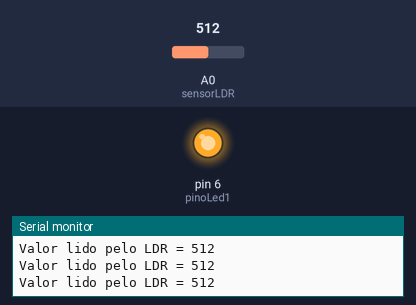
Bench run of a sketch on a simulated Arduino Uno, built with avr-gcc and run on an emulated ATmega328P. Parts: output pins drawn as LEDs (lit = HIGH), the last lines printed to the serial monitor. Inputs (shaded band) come from the test bench; at power-on: A0 (sensorLDR) = 512. Not simulated (calls return 0 or success): arduino_secrets.h.

Above: at 1.2 s.
1.3 s: A0 (sensorLDR) set to 211
2.8 s: A0 (sensorLDR) set to 188
At 3.9 s:
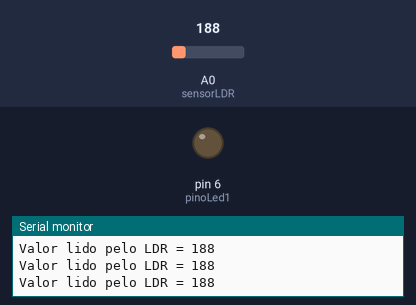
4.3 s: A0 (sensorLDR) set to 210
At 5.3 s:
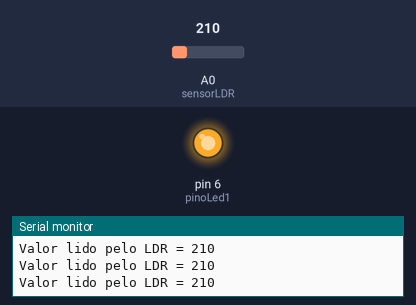
5.8 s: A0 (sensorLDR) set to 190
At 6.7 s:
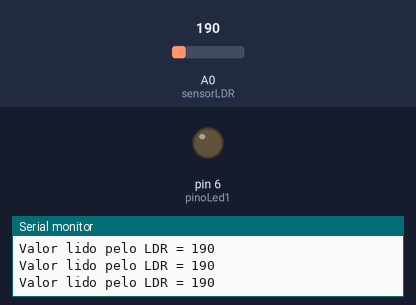
Timing chart, 0 to 8.3 s (numbered marks = the images above; inputs shaded):
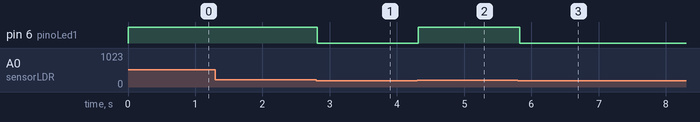

Measured:
- the behaviour switches between 201 and 200 on A0 (sensorLDR) (found by bisection; images 0 and 1)
- after the input at 2.8 s, pin 6 (pinoLed1): HIGH → LOW at once
- after the input at 4.3 s, pin 6 (pinoLed1): LOW → HIGH at once
- after the input at 5.8 s, pin 6 (pinoLed1): HIGH → LOW at once

The sketch:

prova.ino
```cpp
#include "arduino_secrets.h"

int pinoLed1 = 6;
int sensorLDR = A0;
int limiarLuz = 200;
int valorLDR = 0;
void setup() {
  pinMode(pinoLed1, OUTPUT);
  pinMode(sensorLDR, INPUT);
  Serial.begin(9600);
}

void loop() {
  valorLDR = analogRead(sensorLDR);
  if (valorLDR > limiarLuz) {
    digitalWrite(pinoLed1, HIGH);

    Serial.print("Valor lido pelo LDR = ");//Imprime na serial a mensagem Valor lido pelo LDR
    Serial.println(valorLDR);
  } else {
    digitalWrite(pinoLed1, LOW);
    Serial.print("Valor lido pelo LDR = ");//Imprime na serial a mensagem Valor lido pelo LDR
    Serial.println(valorLDR);
  }
  delay(100);

}
```
